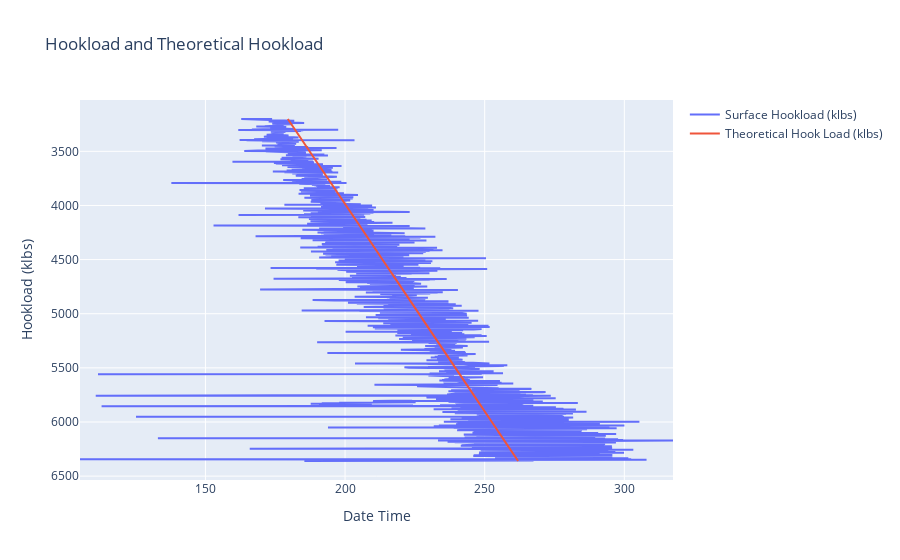

The notebook cell this image was saved under:
### Code cell
fig = make_subplots(rows =1  , cols = 1 , shared_xaxes= True)

fig.add_trace(go.Scatter(x = df_forge_tripout['Surface_Hookload(klbs)'] , y = df_forge_tripout['Surface_Depth - Bit(ft)'] , name = 'Surface Hookload (klbs)'), row = 1 , col = 1)

fig.add_trace(go.Scatter(x = df_forge_tripout['Theoretical Hook Load (klbs)'] , y = df_forge_tripout['Surface_Depth - Bit(ft)'] , name = 'Theoretical Hook Load (klbs)'), row = 1 , col = 1)
fig.update_yaxes(title_text='Bit Depth (ft)' , row=1, col=1, autorange="reversed")
fig.update_layout(title = 'Hookload and Theoretical Hookload' , xaxis_title = 'Date Time' , yaxis_title = 'Hookload (klbs)')
fig.show()

### Figure 1 — Plotly figure (JSON) as saved in the notebook; plotly's stock layout.template omitted (floating-point values rounded to 4 significant figures; data arrays with more than 128 entries replaced by an {"elided": "..."} marker saying what was removed)
{"data": [{"name": "Surface Hookload (klbs)", "type": "scatter", "x": {"elided": "11195 float values"}, "xaxis": "x", "y": {"elided": "11195 float values"}, "yaxis": "y"}, {"name": "Theoretical Hook Load (klbs)", "type": "scatter", "x": {"elided": "11195 float values"}, "xaxis": "x", "y": {"elided": "11195 float values"}, "yaxis": "y"}], "layout": {"title": {"text": "Hookload and Theoretical Hookload"}, "xaxis": {"anchor": "y", "domain": [0, 1], "title": {"text": "Date Time"}}, "yaxis": {"anchor": "x", "autorange": "reversed", "domain": [0, 1], "title": {"text": "Hookload (klbs)"}}}}
